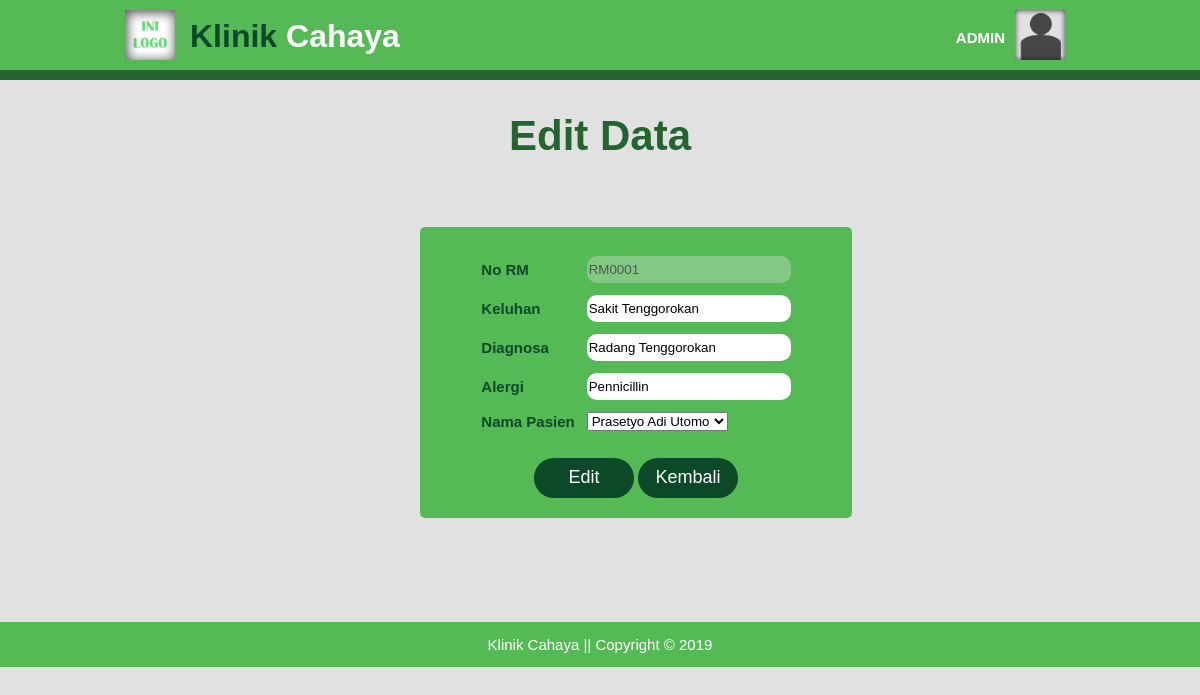
/update-rm.php?id=RM0001 (signed in), run on the app's committed database.
### tables this page shows
CREATE TABLE `tb_rm` (
  `no_rm` varchar(6) NOT NULL,
  `nik` varchar(16) NOT NULL,
  `keluhan` varchar(50) DEFAULT NULL,
  `diagnosa` varchar(50) DEFAULT NULL,
  `alergi` varchar(20) DEFAULT NULL
);

### update-rm.php (the view, shortened to what this page needs)
<!DOCTYPE html>
<html>
  <head>
    <link rel="stylesheet" href="./css/data-p_add_style.css">
  </head>
  <body>
    <header>
      <div class="container">
        <div id="logo">
          <img src="./img/ini_logo.png" alt="Logo">
          <a href="index-a.php"><span class="hightlight">Klinik</span> Cahaya</a>
        </div>
        <div id="profil">
          <img src="./img/pp.png" alt="Profil">
          <h4>ADMIN</h4>
        </div>
      </div>
    </header>
    <section id="add-data">
      <div class="container">
        <div class="title">
          <h2>Edit Data</h2>
        </div>
        <div class="report">
					<?php
						include 'connect.php';
						$no = $_GET['id'];
						$sql = mysqli_query($connect,"SELECT * FROM `tb_rm` WHERE no_rm = '$no' ");
						$data = mysqli_fetch_array($sql);
					 ?>
					 <form class="add" action="" method="post">
             <table>
               <tr><td><input type="text" name="no" value="<?php echo $data['no_rm'] ?>" hidden=hidden></td></tr>
               <tr>
                 <td>No RM</td>
                 <td><input type="text" name="no" value="<?php echo $data['no_rm'] ?>" disabled=disabled></td>
               </tr>
               <tr>
                 <td>Keluhan</td>
                 <td><input type="text" name="keluh" value="<?php echo $data['keluhan'] ?>"></td>
               </tr>
 							<tr>
                 <td>Diagnosa</td>
                 <td><input type="text" name="diag" value="<?php echo $data['diagnosa'] ?>"></td>
               </tr>
 							<tr>
                 <td>Alergi</td>
                 <td><input type="text" name="alergi" value="<?php echo $data['alergi'] ?>"></td>
               </tr>
							 <tr>
                 <td>Nama Pasien</td>
 								<td>
                   <select class="jk" name="pasien">
                     <?php
 											include('connect.php');
 											$sql = mysqli_query($connect,"SELECT * FROM `tb_pasien`");
 											while ($data = mysqli_fetch_array($sql)){
 												?>
 												<option value="<?php echo $data['nik']; ?>"> <?php echo $data['nama']; ?> </option>
 											<?php
 											}
 										 ?>
                   </select>
                 </td>
               </tr>
             </table>
             <div class="button">
               <input type="submit" name="upbutton" value="Edit">
               <a href="data_rm-a.php"><button type="button" name="back">Kembali</button></a>
             </div>
           </form>
        </div>
      </div>
    </section>
    <footer>
      <div class="container">
        <p>Klinik Cahaya || Copyright &copy; 2019</p>
      </div>
    </footer>
  </body>
</html>

### css/data-p_add_style.css (style rules this page uses)
body { background-color: #e1e1e1; font: 15px/1 arial,sans-serif; padding: 0; margin: 0; }
.container { width: 80%; margin: auto; overflow: hidden; }
header { padding: 10px 0 10px 0; background-color: #55b955; border-bottom: #24642f 10px solid; color : #ffffff; }
header img { width: 50px; height: 50px; }
header #logo img { float:left; padding-left: 5px; }
header #logo a { text-decoration: none; color: white; font-size: 32px; font-weight: bold; float: left; padding: 10px 0 0 15px; }
header .hightlight { color:#0b4928; }
header #profil img { float: right; padding-right: 15px; }
header #profil h4 { float:right; margin: 0; padding: 20px 10px 0 0; }
#add-data { min-height: 542px; }
.title { color: #24642f; font-size: 28px; text-align: -webkit-center; }
.report { background-color: #55b955; width: 45%; text-align: -webkit-center; margin-top: 70px; margin-left: 300px; border-radius: 5px; }
.report form { margin: 0; padding: 10px 15px; }
table th,td { margin: 0; padding: 5px; }
table td { color: #0b4928; font-weight: bold; }
td input { width: 200px; height: 25px; border: none; border-radius: 10px; }
.button { padding: 20px 0 10px 0; }
.button input,button { background-color: #0b4928; color: #ffffff; border: none; border-radius: 20px; width: 100px; height: 40px; font-size: 18px; }
footer { background-color: #55b955; text-align: center; color: #ffffff; }

### data on the page
tb_rm: no "RM0001", keluh "Sakit Tenggorokan", diag "Radang Tenggorokan", alergi "Pennicillin"

### other printed values
form field pasien "Prasetyo Adi Utomo"
